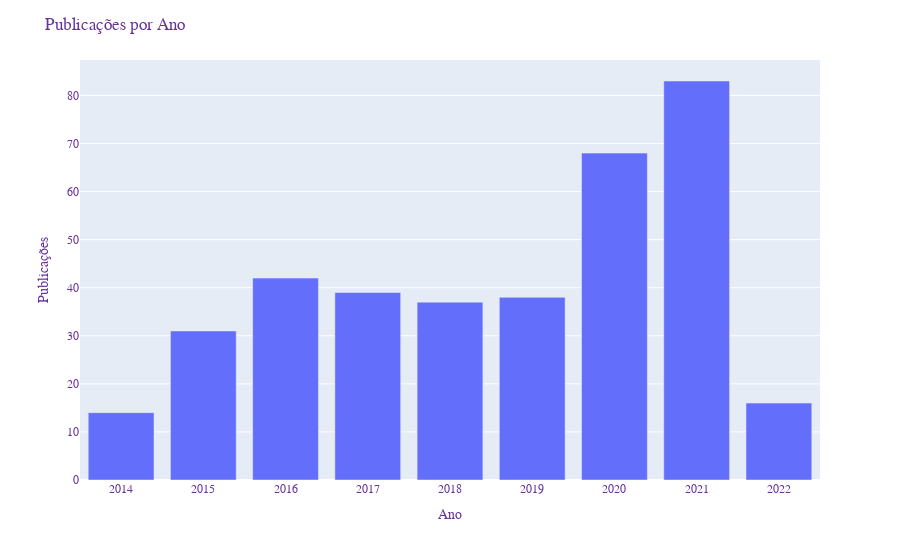

The code cell stored with this chart in its notebook:
### Code cell
import plotly.express as px
fig = px.bar(x=["2014", "2015", "2016", "2017", "2018", "2019", "2020", "2021", "2022"], y=[14, 31, 42, 39, 37, 38, 68, 83, 16])
fig.update_layout(
    title="Publicações por Ano",
    xaxis_title="Ano",
    yaxis_title="Publicações",
    font=dict(
        family="Courier New, monospace",
        size=12,
        color="RebeccaPurple"
    )
)

fig.show()

### Figure 1 — Plotly figure (JSON) as saved in the notebook; plotly's stock layout.template omitted (floating-point values rounded to 4 significant figures)
{"data": [{"alignmentgroup": "True", "hovertemplate": "x=%{x}<br>y=%{y}<extra></extra>", "legendgroup": "", "marker": {"color": "#636efa", "pattern": {"shape": ""}}, "name": "", "offsetgroup": "", "orientation": "v", "showlegend": false, "textposition": "auto", "type": "bar", "x": ["2014", "2015", "2016", "2017", "2018", "2019", "2020", "2021", "2022"], "xaxis": "x", "y": [14, 31, 42, 39, 37, 38, 68, 83, 16], "yaxis": "y"}], "layout": {"barmode": "relative", "font": {"color": "RebeccaPurple", "family": "Courier New, monospace", "size": 12}, "legend": {"tracegroupgap": 0}, "margin": {"t": 60}, "title": {"text": "Publicações por Ano"}, "xaxis": {"anchor": "y", "domain": [0, 1], "title": {"text": "Ano"}}, "yaxis": {"anchor": "x", "domain": [0, 1], "title": {"text": "Publicações"}}}}
